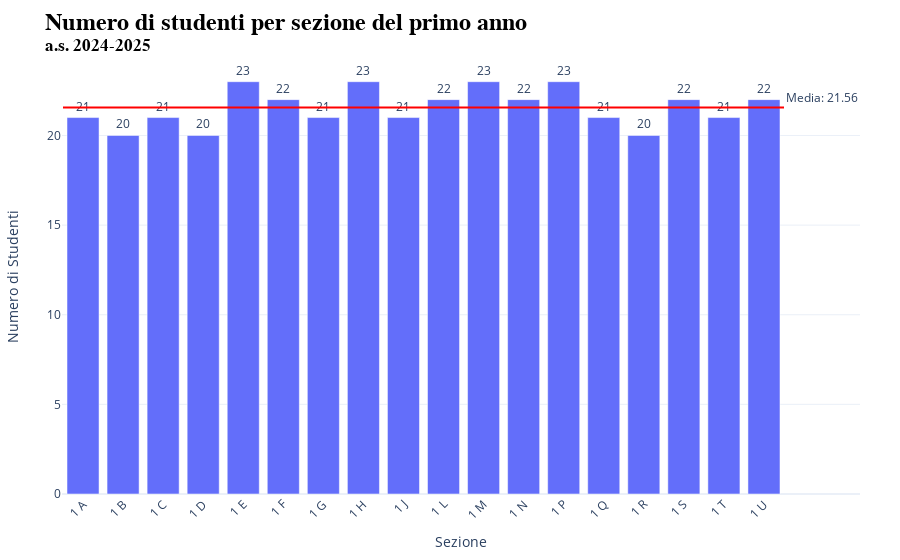

Notebook source saved alongside this figure:
### Code cell
# Libreria
import pandas as pd 
import plotly.express as px

# Importazione del file Excel
df = pd.read_excel('estrazione.xlsx')

# Filtrare solo gli studenti del primo anno
df_primo_anno = df[df['Classe (anno)'] == 'primo anno']

# Contare il numero di studenti per ogni sezione del primo anno
studenti_per_sezione = df_primo_anno['Sezione'].value_counts().reset_index()
studenti_per_sezione.columns = ['Sezione', 'Numero di Studenti']

# Ordinare le sezioni in ordine alfabetico
studenti_per_sezione = studenti_per_sezione.sort_values('Sezione')

# Calcolare il numero medio di studenti per classe
media_studenti_per_classe = studenti_per_sezione['Numero di Studenti'].mean()

# Creare il grafico a istogrammi utilizzando Plotly
fig12 = px.bar(
    studenti_per_sezione,
    x='Sezione',
    y='Numero di Studenti',
    text='Numero di Studenti'
)

# Aggiornare il testo delle barre con i valori assoluti
fig12.update_traces(
    texttemplate='%{text}',
    textposition='outside'
)

# Aggiungere una linea continua per il numero medio di studenti per classe
fig12.add_shape(
    type='line',
    x0=-0.5, x1=len(studenti_per_sezione)-0.5,  # da un po' prima della prima barra a un po' dopo l'ultima
    y0=media_studenti_per_classe, y1=media_studenti_per_classe,
    line=dict(
        color='red',
        width=2,
    ),
)

# Aggiungere un'annotazione per indicare il numero medio di studenti per classe
fig12.add_annotation(
    x=len(studenti_per_sezione)-0.5,  # posizione orizzontale dell'annotazione
    y=media_studenti_per_classe,  # posizione verticale dell'annotazione
    text=f'Media: {media_studenti_per_classe:.2f}',
    showarrow=False,
    xanchor='left',  # ancorare l'annotazione a sinistra
    yshift=10  # spostare l'annotazione verso l'alto
)

# Modificare le impostazioni dell'asse delle y e inclinare le etichette dell'asse x
fig12.update_layout(
    yaxis=dict(
        title='Numero di Studenti',
        title_standoff=25  # Spazio tra l'asse y e il titolo
    ),
    xaxis=dict(
        tickangle=-45  # Inclinare le etichette dell'asse x a 45 gradi
    ),
    margin=dict(t=60, b=40, l=40, r=40),  # Aggiungere margini per evitare che il testo venga tagliato
    template='plotly_white',  # Applicare il tema plotly_white
    title={
        'text': f'Numero di studenti per sezione del primo anno <br><sup>a.s. {anno_scolastico}</sup>',
        'font': {'size': 24, 'family': 'Arial', 'color': 'black', 'weight': 'bold'}
    }
)

# Configurazione per rimuovere il logo di Plotly
config = {
    'displaylogo': False
}

# variabile per esportare grafico
grafico12 = fig12.to_html(full_html=False, config=config, include_plotlyjs='cdn')

# Mostrare il grafico
fig12.show(config=config)

### Figure 1 — Plotly figure (JSON) as saved in the notebook; plotly's stock layout.template omitted (floating-point values rounded to 4 significant figures)
{"data": [{"alignmentgroup": "True", "hovertemplate": "Sezione=%{x}<br>Numero di Studenti=%{text}<extra></extra>", "legendgroup": "", "marker": {"color": "#636efa", "pattern": {"shape": ""}}, "name": "", "offsetgroup": "", "orientation": "v", "showlegend": false, "text": [21, 20, 21, 20, 23, 22, 21, 23, 21, 22, 23, 22, 23, 21, 20, 22, 21, 22], "textposition": "outside", "texttemplate": "%{text}", "type": "bar", "x": ["1 A", "1 B", "1 C", "1 D", "1 E", "1 F", "1 G", "1 H", "1 J", "1 L", "1 M", "1 N", "1 P", "1 Q", "1 R", "1 S", "1 T", "1 U"], "xaxis": "x", "y": [21, 20, 21, 20, 23, 22, 21, 23, 21, 22, 23, 22, 23, 21, 20, 22, 21, 22], "yaxis": "y"}], "layout": {"annotations": [{"showarrow": false, "text": "Media: 21.56", "x": 17.5, "xanchor": "left", "y": 21.56, "yshift": 10}], "barmode": "relative", "legend": {"tracegroupgap": 0}, "margin": {"b": 40, "l": 40, "r": 40, "t": 60}, "shapes": [{"line": {"color": "red", "width": 2}, "type": "line", "x0": -0.5, "x1": 17.5, "y0": 21.56, "y1": 21.56}], "title": {"font": {"color": "black", "family": "Arial", "size": 24, "weight": "bold"}, "text": "Numero di studenti per sezione del primo anno <br><sup>a.s. 2024-2025</sup>"}, "xaxis": {"anchor": "y", "domain": [0, 1], "tickangle": -45, "title": {"text": "Sezione"}}, "yaxis": {"anchor": "x", "domain": [0, 1], "title": {"standoff": 25, "text": "Numero di Studenti"}}}}
